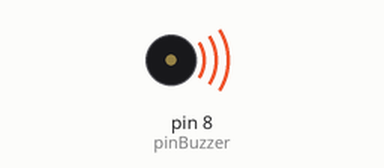
A sketch run on a simulated Arduino Uno, built with avr-gcc and run on an emulated ATmega328P. On the bench: buzzer (waves = sounding).

Above: at 0.05 s.
At 2.45 s:
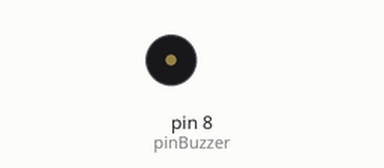
Timing chart, 0 to 3.0 s (numbered marks = the images above):
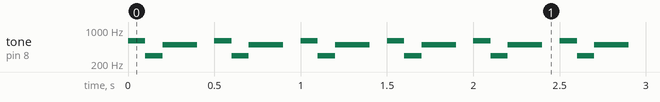

Measured:
- by itself, tone on pin 8 (pinBuzzer): repeats every 0.50 s: 294 Hz 0.10 s, 494 Hz 0.20 s, silent 0.10 s, 600 Hz 0.10 s

The sketch:

BUZZER.ino
```cpp
// Definimo el pin del buzzer
int pinBuzzer = 8;
// Bandera para activar el buzzer
bool alarma = false;

void setup() {
  // Inicialización de la comunicación serial
  Serial.begin(9600);

  // Indicamos que el pin del buzzer actuara como salida
  pinMode(pinBuzzer, OUTPUT);
}

void loop() {
  // cambia de estado la alarma
  alarma = !alarma;
// Si la alarma está activa, activa los tonos para la señal
  if (alarma)
  {
    // tone (PIN DEL ZUMBADOR, FREQÜÉNCIA);
    tone(pinBuzzer, 600);
    // Tiempo que maniente el tono
    delay(100);
    tone(pinBuzzer, 294);
    delay(100);
    tone(pinBuzzer, 494);
    delay(100);
  }
  else if (!alarma) // Si la alarma esta en falso,
  {
    // Quitamos los tonos
    noTone(pinBuzzer);
  }
   // Espera 0.1 segundos
  delay(100);
}
```
